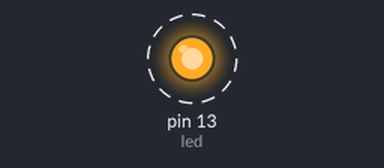
The sketch below on a simulated Arduino Uno, built with avr-gcc and run on an emulated ATmega328P. Shown: output pins drawn as LEDs (lit = HIGH). Dashed ring = blinking. What the sketch prints to the serial monitor is not drawn.

Above: at 0.5 s.
Timing chart, 0 to 4.6 s (numbered marks = the images above):
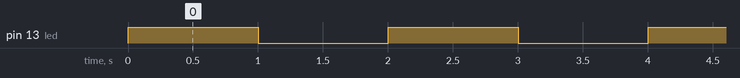

Measured:
- by itself, pin 13 (led): alternates HIGH for 1.0 s and LOW for 1.0 s

The sketch:

Blink_com_recebimento_serial.ino
```cpp
int led = 13;

void setup() {
  Serial.begin(9600);
  pinMode(led, OUTPUT);
}

void loop() {
  digitalWrite(led, HIGH);
  Serial.println("LED ACESO");
  delay(1000);

  digitalWrite(led, LOW);
  Serial.println("LED APAGADO");
  delay(1000);
}
```
